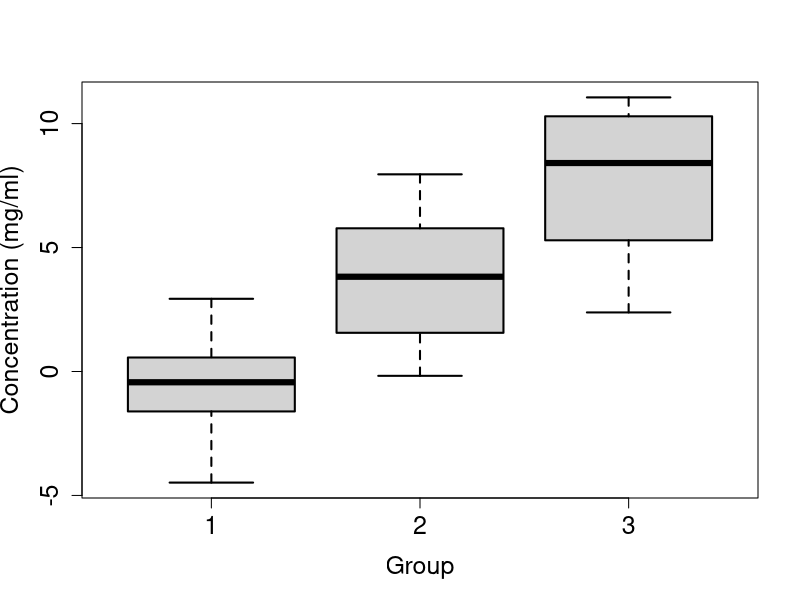
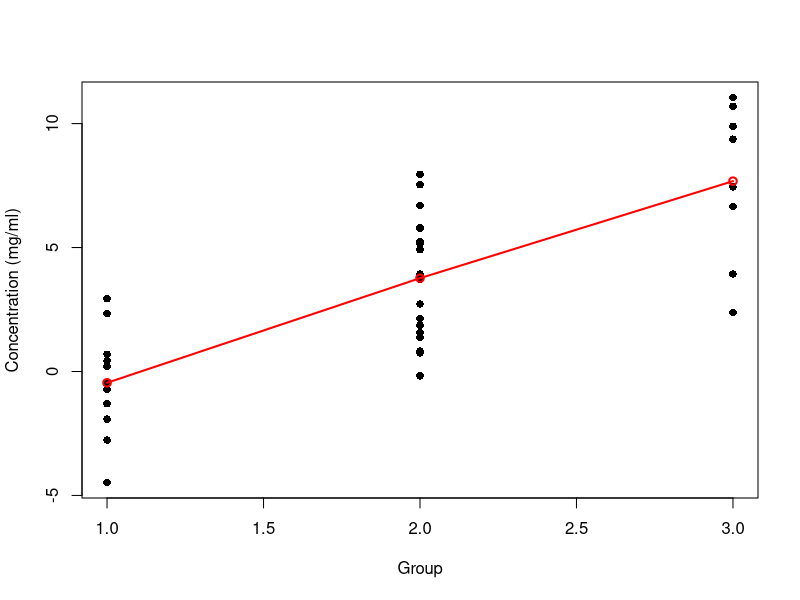
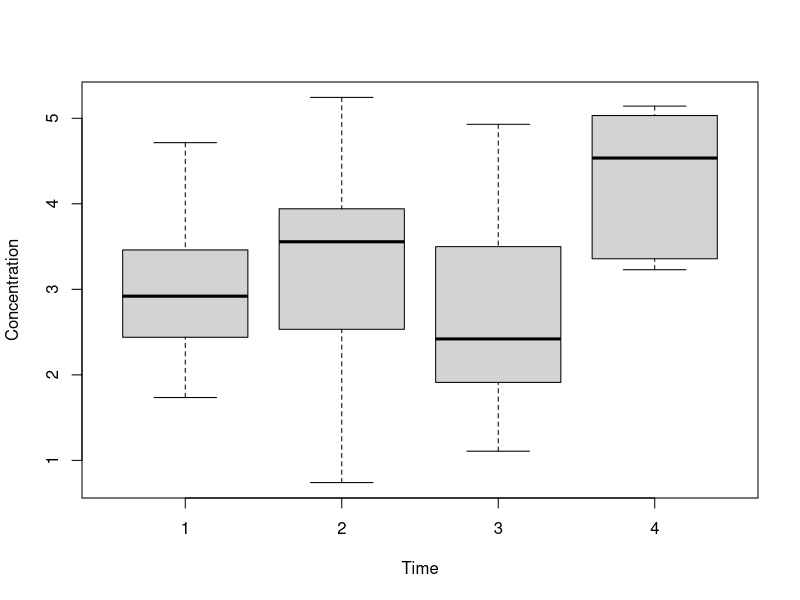
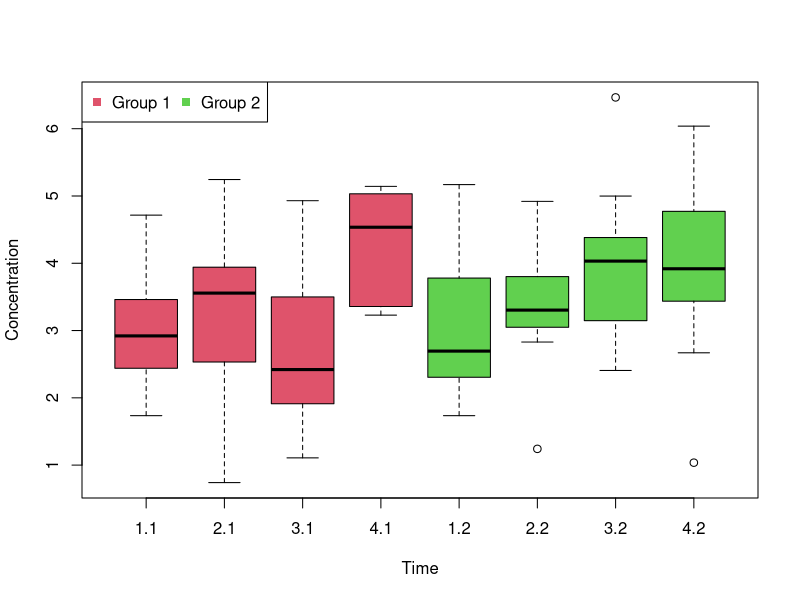

Recreate these plots in R, in order.
## ---- chunk 1
n1 = 12
n2 = 18
n3 = 8
## ---- chunk 2
mu1 = 1
mu2 = 4.5
mu3 = 6
## ---- chunk 3
x1 = rnorm(n=n1, mean=mu1, sd=3)
x2 = rnorm(n=n2, mean=mu2, sd=3)
x3 = rnorm(n=n3, mean=mu3, sd=3)
## ---- chunk 4
boxplot(x1, x2, x3, cex.lab=1.5, cex.axis=1.5, xlab="Group", 
        ylab="Concentration (mg/ml)", names=c(1, 2, 3), lwd=2)

x = c(x1, x2, x3)
group = (c(rep('1', n1), rep('2', n2), rep('3', n3)))

aov.oneway = aov(x ~ group)
summary(aov.oneway)

## ---- chunk 5
plot(x ~ group,
     xlab="Group",
     ylab="Concentration (mg/ml)",
     pch=16)

# mean of the first group
tr1<-summary.lm(aov.oneway)$coefficients[1,1] 
# mean of the second group
tr2<-tr1+summary.lm(aov.oneway)$coefficients[2,1] 
# mean of the second group
tr3<-tr1+summary.lm(aov.oneway)$coefficients[3,1] 

points(c(1,2,3),c(tr1,tr2,tr3),col='red',lwd=2)
lines(c(1,2,3),c(tr1,tr2,tr3),col='red',lwd=2)

## ---- chunk 6
(t1 = t.test(x1, x2))
(t2 = t.test(x1, x3))
(t3 = t.test(x2, x3))

## Using bonferroni correction we can adjust the p-values 
p.adjust(p = c(t1$p.value, t2$p.value, t3$p.value), method = "bonferroni")
## ---- chunk 7

x1 = rnorm(n=n1, mean=mu1, sd=5)
x2 = rnorm(n=n2, mean=mu2, sd=5)
x3 = rnorm(n=n3, mean=mu3, sd=5)

x = c(x1, x2, x3)
group = (c(rep('1', n1), rep('2', n2), rep('3', n3)))

aov.oneway = aov(x ~ group)
summary(aov.oneway)

## ---- chunk 8
X <- read.csv("./data/Exercise_8_3_Repeated_OneWay.csv", sep=";")
str(X)
## ---- chunk 9
boxplot(X$Concentration ~ X$Time, 
        xlab="Time", 
        ylab="Concentration")

summary(aov(X$Concentration ~ X$Time))

## ---- chunk 10
summary(aov(X$Concentration ~ X$Time + Error(X$Patient)))
## ---- chunk 11
X = read.csv("./data/Exercise_8_3_Repeated_TwoWay.csv", sep=";")
str(X)

boxplot(X$Concentration ~ X$Time + X$Group, 
        xlab="Time", 
        ylab="Concentration", 
        col=c(2,2,2,2,3,3,3,3)
        )

#3.1 means time 3 group 1

legend("topleft", c("Group 1", "Group 2"), col=c(2,3), ncol=2, pch=15)

## ---- chunk 12
#Without information of repeated measures; and with intreacttions
summary(aov(X$Concentration ~ X$Time + X$Group + X$Time:X$Group))

### With information of repeated measures
summary(aov(X$Concentration ~ X$Time + X$Group + X$Time:X$Group + Error(X$Patient)))
